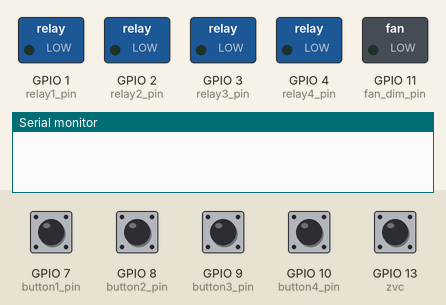
Simulated run of this sketch. Board: ESP32-S3. Shown: switched loads named in the sketch (green lamp = pin HIGH), the last lines printed to the serial monitor. Dashed ring = blinking. Inputs (shaded band) come from the test bench; at power-on: GPIO 7 (button1_pin), GPIO 8 (button2_pin), GPIO 9 (button3_pin), GPIO 10 (button4_pin), GPIO 13 (zvc) HIGH. WiFi joins after 1.5 s; servers stay silent unless stated.

Above: at 3.0 s.
3.1 s: GPIO 7 (button1_pin) pulled LOW for 1 s
At 3.42 s:
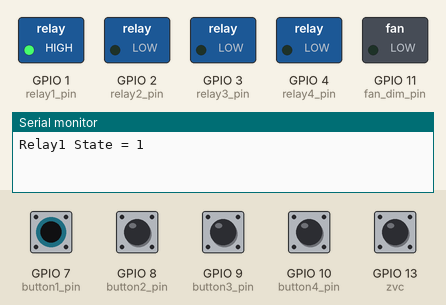
5.6 s: GPIO 8 (button2_pin) pulled LOW for 0.15 s
At 6.9 s:
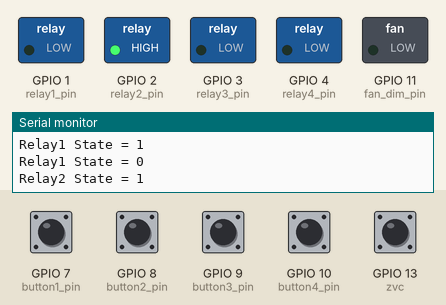
7.3 s: GPIO 9 (button3_pin) pulled LOW for 0.15 s
At 8.2 s:
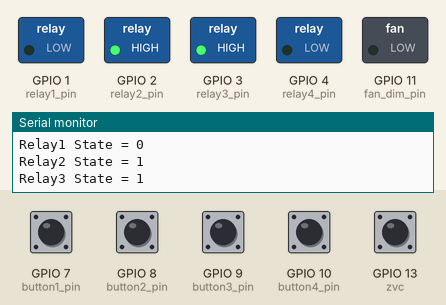
9.0 s: GPIO 10 (button4_pin) pulled LOW for 0.15 s
At 9.5 s:
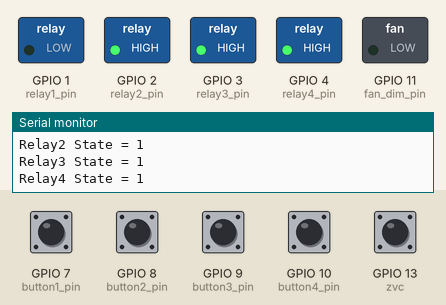
10.7 s: GPIO 7 (button1_pin) pulled LOW for 0.15 s
At 12.0 s:
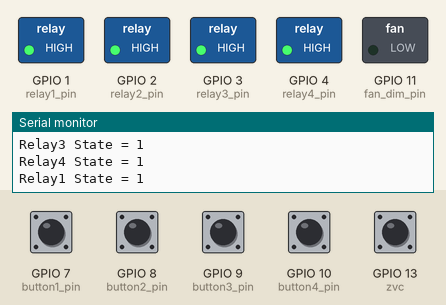
12.4 s: GPIO 8 (button2_pin) pulled LOW for 1 s
At 12.72 s:
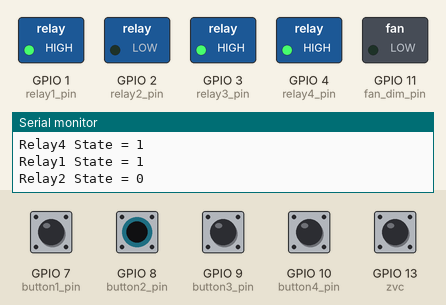
Timing chart, 0 to 15.4 s (numbered marks = the images above; inputs shaded):
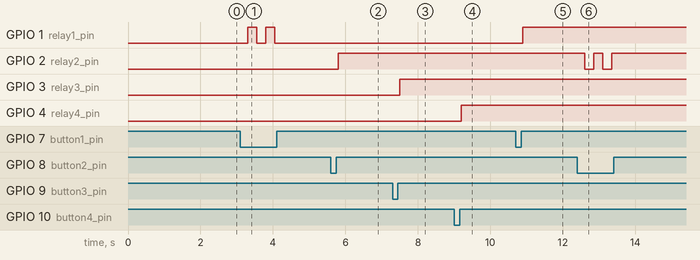

The sketch:

Home_automation_avishkar.ino
```cpp
#include <dummy.h>


 /**********************************************************************************/
#define BLYNK_PRINT Serial

// Template ID, Device Name and Auth Token
#define BLYNK_TEMPLATE_ID "TMPL3Y7reHYvw"
#define BLYNK_TEMPLATE_NAME "Home automation avishkar"
#define BLYNK_AUTH_TOKEN "pCHzmcU2znubPeOI0GoFzw-jfE9ai2UP"


#include <WiFi.h>
#include <WiFiClient.h>
#include <BlynkSimpleEsp32.h>
// #include <RBDdimmer.h>

char auth[] = BLYNK_AUTH_TOKEN;

// WiFi credentials.

//char ssid[] = "moto g32_3862";
//char pass[] = "123brrrr";

char ssid[] = "Redmi Note 10 Pro";
char pass[] = "1234567ate910";
BlynkTimer timer;

// declaring pins to control the relays manually
#define button1_pin 7
#define button2_pin 8
#define button3_pin 9
#define button4_pin 10

// declaring pins to control the relay state
#define relay1_pin 1
#define relay2_pin 2
#define relay3_pin 3
#define relay4_pin 4

// Intensity control appliances
#define fan_dim_pin 11
#define zvc 13
#define led_dim_pin 12


int relay1_state = 0;
int relay2_state = 0;
int relay3_state = 0;
int relay4_state = 0;

int Slider_Value;
int dimming;
int x = 0;

//Change the virtual pins according the rooms
#define button1_vpin    V1
#define button2_vpin    V2
#define button3_vpin    V3
#define button4_vpin    V4
#define fan_dim_vpin    V11
#define led_dim_vpin    V12


//------------------------------------------------------------------------------
// This function is called every time the device is connected to the Blynk.Cloud
// Request the latest state from the server
BLYNK_CONNECTED() {
  Blynk.syncVirtual(button1_vpin);
  Blynk.syncVirtual(button2_vpin);
  Blynk.syncVirtual(button3_vpin);
  Blynk.syncVirtual(button4_vpin);
  Blynk.syncVirtual(fan_dim_vpin);


}

//--------------------------------------------------------------------------
// This function is called every time the Virtual Pin state change
//i.e when web push switch from Blynk App or Web Dashboard
BLYNK_WRITE(button1_vpin) {
  relay1_state = param.asInt();
  digitalWrite(relay1_pin, relay1_state);
}
//--------------------------------------------------------------------------
BLYNK_WRITE(button2_vpin) {
  relay2_state = param.asInt();
  digitalWrite(relay2_pin, relay2_state);
}
//--------------------------------------------------------------------------
BLYNK_WRITE(button3_vpin) {
  relay3_state = param.asInt();
  digitalWrite(relay3_pin, relay3_state);
}
//--------------------------------------------------------------------------
BLYNK_WRITE(button4_vpin) {
  relay4_state = param.asInt();
  digitalWrite(relay4_pin, relay4_state);
}


BLYNK_WRITE(V11)
{
  Slider_Value = param.asInt(); // assign incoming value from pin V1 to a variable
}
//--------------------------------------------------------------------------


void setup()
{

  // Intensity control setup
    pinMode(zvc, INPUT_PULLUP);
  pinMode(fan_dim_pin, OUTPUT);
  Serial.begin(11520);
  //--------------------------------------------------------------------
  pinMode(button1_pin, INPUT_PULLUP);
  pinMode(button2_pin, INPUT_PULLUP);
  pinMode(button3_pin, INPUT_PULLUP);
  pinMode(button4_pin, INPUT_PULLUP);
  //--------------------------------------------------------------------
  pinMode(relay1_pin, OUTPUT);
  pinMode(relay2_pin, OUTPUT);
  pinMode(relay3_pin, OUTPUT);
  pinMode(relay4_pin, OUTPUT);
  //--------------------------------------------------------------------
  //During Starting all Relays should TURN OFF
  digitalWrite(relay1_pin, LOW);
  digitalWrite(relay2_pin, LOW);
  digitalWrite(relay3_pin, LOW);
  digitalWrite(relay4_pin, LOW);
  //--------------------------------------------------------------------
  Blynk.begin(auth, ssid, pass);

  attachInterrupt(digitalPinToInterrupt(zvc), acon, FALLING);
}

void loop()
{
  Blynk.run();
  timer.run();
  dimming = map(Slider_Value,0,100,7200,0);


  listen_push_buttons();
}


void acon()
{
  delayMicroseconds(dimming);
  digitalWrite(fan_dim_pin, HIGH);

  delayMicroseconds(50);
  digitalWrite(fan_dim_pin, LOW);
}
void listen_push_buttons(){
    //--------------------------------------------------------------------------
    if(digitalRead(button1_pin) == LOW){
      delay(200);
      control_relay(1);
      Blynk.virtualWrite(button1_vpin, relay1_state); //update button state
    }
    //--------------------------------------------------------------------------
    if (digitalRead(button2_pin) == LOW){
      delay(200);
      control_relay(2);
      Blynk.virtualWrite(button2_vpin, relay2_state); //update button state
    }
    //--------------------------------------------------------------------------
    if (digitalRead(button3_pin) == LOW){
      delay(200);
      control_relay(3);
      Blynk.virtualWrite(button3_vpin, relay3_state); //update button state
    }
    //--------------------------------------------------------------------------
    if (digitalRead(button4_pin) == LOW){
      delay(200);
      control_relay(4);
      Blynk.virtualWrite(button4_vpin, relay4_state); //update button state
    }
    //--------------------------------------------------------------------------
}
//MMMMMMMMMMMMMMMMMMMMMMMMMMMMMMMMMMMMMMMMMMMMMMMMMMMMMMMMMMMMMMMMMMMMMMMMMMMMMMMMMMMMMMM

void control_relay(int relay){
  //------------------------------------------------
  if(relay == 1){
    relay1_state = !relay1_state;
    digitalWrite(relay1_pin, relay1_state);
    Serial.print("Relay1 State = ");
    Serial.println(relay1_state);
    delay(50);
  }
  //------------------------------------------------
  else if(relay == 2){
    relay2_state = !relay2_state;
    digitalWrite(relay2_pin, relay2_state);
    Serial.print("Relay2 State = ");
    Serial.println(relay2_state);
    delay(50);
  }
  //------------------------------------------------
  else if(relay == 3){
    relay3_state = !relay3_state;
    digitalWrite(relay3_pin, relay3_state);
    Serial.print("Relay3 State = ");
    Serial.println(relay3_state);
    delay(50);
  }
  //------------------------------------------------
  else if (relay == 4){
    relay4_state = !relay4_state;
    digitalWrite(relay4_pin, relay4_state);
    Serial.print("Relay4 State = ");
    Serial.println(relay4_state);
    delay(50);
  }

}
```

Measured:
- after the input at 3.1 s, GPIO 1 (relay1_pin): alternates HIGH for 0.25 s and LOW for 0.25 s, 4 changes in all, then stays LOW, starting after 0.20 s
- after the input at 5.6 s, GPIO 2 (relay2_pin): LOW → HIGH after 0.20 s
- after the input at 7.3 s, GPIO 3 (relay3_pin): LOW → HIGH after 0.20 s
- after the input at 9.0 s, GPIO 4 (relay4_pin): LOW → HIGH after 0.20 s
- after the input at 10.7 s, GPIO 1 (relay1_pin): LOW → HIGH after 0.20 s
- after the input at 12.4 s, GPIO 2 (relay2_pin): alternates HIGH for 0.25 s and LOW for 0.25 s, 4 changes in all, then stays HIGH, starting after 0.20 s
